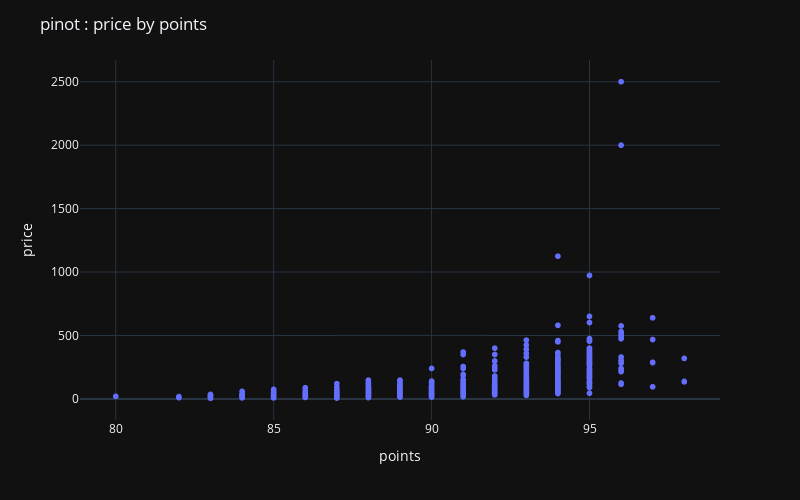

Notebook cell for this chart:
### Code cell
fig_pinot = px.scatter(data_frame=df_usa_pinot,x='points',y='price')

fig_pinot.update_layout(template='plotly_dark', title='pinot : price by points' ,height = 500,width=800)
fig_pinot.show()

### Figure 1 — Plotly figure (JSON) as saved in the notebook; plotly's stock layout.template omitted (floating-point values rounded to 4 significant figures; data arrays with more than 128 entries replaced by an {"elided": "..."} marker saying what was removed)
{"data": [{"hovertemplate": "points=%{x}<br>price=%{y}<extra></extra>", "legendgroup": "", "marker": {"color": "#636efa", "symbol": "circle"}, "mode": "markers", "name": "", "showlegend": false, "type": "scattergl", "x": {"elided": "1953 int values"}, "xaxis": "x", "y": {"elided": "1953 int values"}, "yaxis": "y"}], "layout": {"height": 500, "legend": {"tracegroupgap": 0}, "margin": {"t": 60}, "title": {"text": "pinot : price by points"}, "width": 800, "xaxis": {"anchor": "y", "domain": [0, 1], "title": {"text": "points"}}, "yaxis": {"anchor": "x", "domain": [0, 1], "title": {"text": "price"}}}}
